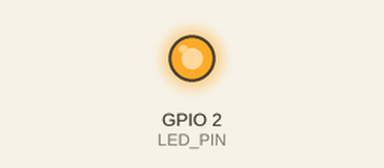
This program was run on a simulated ESP32. Shown: output pins drawn as LEDs (lit = HIGH). WiFi joins after 1.5 s; servers stay silent unless stated; no MQTT or app messages arrive unless stated; what the program prints to the serial monitor is not drawn.

Above: at 0.1 s.
At 1.6 s:
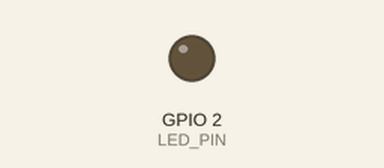
Timing chart, 0 to 3.1 s (numbered marks = the images above):
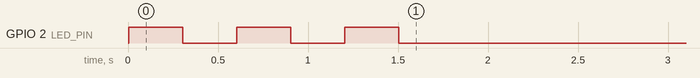

The program:

main.cpp
```cpp
#include <Arduino.h>
#include <DHT.h>
#include <WiFi.h>
#include <WiFiClientSecure.h>
#include <PubSubClient.h>

// ─── Pin Configuration ────────────────────────────────────────
#define DHTPIN        4
#define DHTTYPE       DHT11
#define LED_PIN       2

// ─── MQTT Configuration ───────────────────────────────────────
#define MQTT_PORT     8883
#define MQTT_TOPIC    "sensors/dht"
#define DEVICE_ID     "esp32-home"

// ─── Thresholds ───────────────────────────────────────────────
#define TEMP_THRESHOLD      20.0
#define HUMIDITY_THRESHOLD  65.0

// ─── Timing ───────────────────────────────────────────────────
#define READ_INTERVAL_MS    300000

// ─── Objects ──────────────────────────────────────────────────
DHT dht(DHTPIN, DHTTYPE);
WiFiClientSecure espClient;       // TLS client for HiveMQ port 8883
PubSubClient mqtt(espClient);

unsigned long lastReadTime = 0;
int readingCount = 0;

// ─── WiFi Connect ─────────────────────────────────────────────
void connectWiFi() {
  Serial.printf("\nConnecting to WiFi: %s ", WIFI_SSID);
  WiFi.begin(WIFI_SSID, WIFI_PASSWORD);

  int attempts = 0;
  while (WiFi.status() != WL_CONNECTED && attempts < 20) {
    delay(500);
    Serial.print(".");
    attempts++;
  }

  if (WiFi.status() == WL_CONNECTED) {
    Serial.println(" Connected!");
    Serial.printf("IP Address: %s\n", WiFi.localIP().toString().c_str());
  } else {
    Serial.println(" Failed! Check WiFi credentials.");
  }
}

// ─── MQTT Connect ─────────────────────────────────────────────
void connectMQTT() {
  espClient.setInsecure();  // Skip SSL cert validation (fine for dev)
  mqtt.setServer(MQTT_HOST, MQTT_PORT);
  mqtt.setKeepAlive(60);

  Serial.printf("Connecting to MQTT: %s ", MQTT_HOST);

  int attempts = 0;
  while (!mqtt.connected() && attempts < 5) {
    if (mqtt.connect(DEVICE_ID, MQTT_USER, MQTT_PASSWORD)) {
      Serial.println(" Connected!");
    } else {
      Serial.printf(" Failed (rc=%d), retrying...\n", mqtt.state());
      delay(3000);
      attempts++;
    }
  }
}

// ─── Setup ────────────────────────────────────────────────────
void setup() {
  Serial.begin(115200);
  pinMode(LED_PIN, OUTPUT);
  digitalWrite(LED_PIN, LOW);

  dht.begin();

  Serial.println("=====================================");
  Serial.println("  DHT11 Monitor - Phase 2 MQTT");
  Serial.println("=====================================");

  // Startup blink - 3 flashes = device ready
  for (int i = 0; i < 3; i++) {
    digitalWrite(LED_PIN, HIGH); delay(300);
    digitalWrite(LED_PIN, LOW);  delay(300);
  }

  connectWiFi();
  connectMQTT();

  Serial.println("Warming up DHT11 sensor...");
  delay(2000);  // DHT11 needs 2 seconds after power-on
  Serial.println("\nSystem ready. Publishing to MQTT...\n");
}

// ─── Main Loop ────────────────────────────────────────────────
void loop() {
  // Reconnect if dropped
  if (WiFi.status() != WL_CONNECTED) {
    Serial.println("WiFi lost. Reconnecting...");
    connectWiFi();
  }
  if (!mqtt.connected()) {
    Serial.println("MQTT lost. Reconnecting...");
    connectMQTT();
  }
  mqtt.loop();

  unsigned long now = millis();
  if (now - lastReadTime >= READ_INTERVAL_MS) {
    lastReadTime = now;
    readingCount++;

    // LED ON -> reading in progress
    digitalWrite(LED_PIN, HIGH); delay(500);

    float temperature = dht.readTemperature();
    float humidity    = dht.readHumidity();

    // Debug output
    Serial.printf("Raw temp: %f\n", temperature);
    Serial.printf("Raw humidity: %f\n", humidity);
    Serial.printf("isnan temp: %d\n", isnan(temperature));
    Serial.printf("isnan humidity: %d\n", isnan(humidity));

    // LED OFF -> done
    digitalWrite(LED_PIN, LOW);

    if (isnan(temperature) || isnan(humidity)) {
      Serial.println("ERROR: Sensor read failed! Check wiring.");
      return;
    }

    // ── Build JSON payload ────────────────────────────────
    bool tempAlert = temperature > TEMP_THRESHOLD;
    bool humAlert  = humidity    > HUMIDITY_THRESHOLD;

    char payload[200];
    snprintf(payload, sizeof(payload),
      "{\"device\":\"%s\",\"temperature\":%.1f,\"humidity\":%.1f,"
      "\"temp_alert\":%s,\"humidity_alert\":%s}",
      DEVICE_ID,
      temperature,
      humidity,
      tempAlert ? "true" : "false",
      humAlert  ? "true" : "false"
    );

    // ── Publish to MQTT ───────────────────────────────────
    bool published = mqtt.publish(MQTT_TOPIC, payload);

    // ── Serial log ────────────────────────────────────────
    Serial.printf("-- Reading #%d --\n", readingCount);
    Serial.printf("  Temperature : %.1f C %s\n", temperature, tempAlert ? "ALERT" : "OK");
    Serial.printf("  Humidity    : %.1f %%  %s\n", humidity,  humAlert  ? "ALERT" : "OK");
    Serial.printf("  Payload     : %s\n", payload);
    Serial.printf("  Published   : %s\n\n", published ? "Success" : "Failed");
  }
}
```
